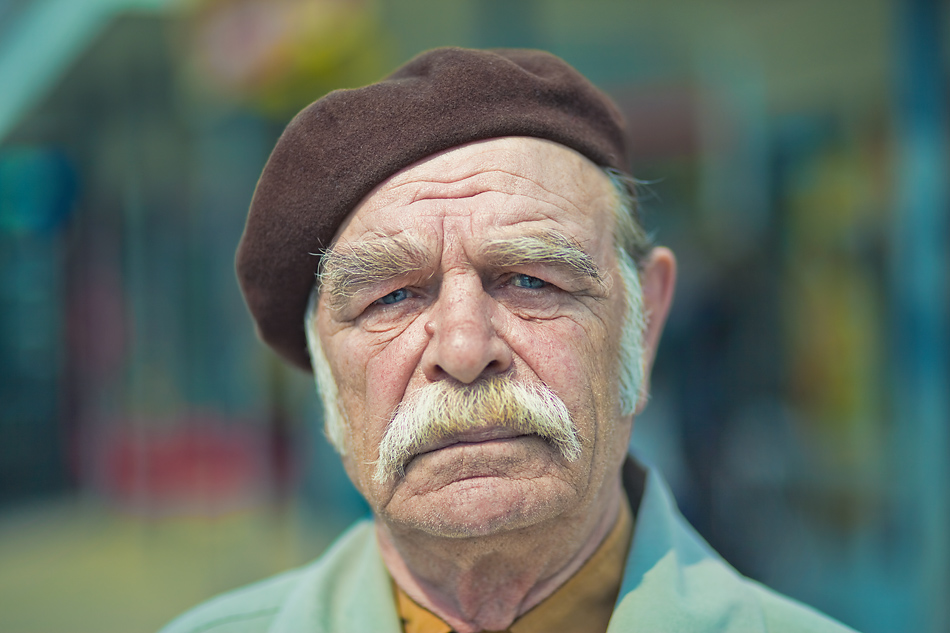
#> input picture image1.jpg, 950 x 633 px
$ jupyter execute --allow-errors cartoon_effect_on_image_opencv.ipynb
#> lines starting #> are read from the running program, lines starting #| are printed output that depends on the picture; after the words box and inside, x2 and y2 are one past the last pixel; in counts of white or black regions, pixels touching at a corner belong together
<a href="https://colab.research.google.com/github/Nevil844/cartoon-effect-on-image-opencv/blob/main/cartoon_effect_on_image_opencv.ipynb" target="_parent"></a>

[cell 1]
import cv2
import sys
import numpy as np
import matplotlib.pyplot as plt

[cell 2]
def cartoonify(ImagePath):
#> called with ImagePath = 'image1.jpg'
    originalmage = cv2.imread(ImagePath)
#> originalmage is the input picture: shape (633, 950, 3); mean B, G, R 100.8, 110.2, 100.4
    originalmage = cv2.cvtColor(originalmage, cv2.COLOR_BGR2RGB)
# check if the image is chosen
    if originalmage is None:
        print("Can not find any image. Choose appropriate file")
        sys.exit()
    ReSized1 = cv2.resize(originalmage, (960, 540))
    grayScaleImage = cv2.cvtColor(originalmage, cv2.COLOR_BGR2GRAY)
    ReSized2 = cv2.resize(grayScaleImage, (960, 540))
#applying median blur to smoothen an image
    smoothGrayScale = cv2.medianBlur(grayScaleImage, 5)
    ReSized3 = cv2.resize(smoothGrayScale, (960, 540))
#retrieving the edges for cartoon effect
    getEdge = cv2.adaptiveThreshold(smoothGrayScale, 255,
      cv2.ADAPTIVE_THRESH_MEAN_C,
      cv2.THRESH_BINARY, 9, 9)
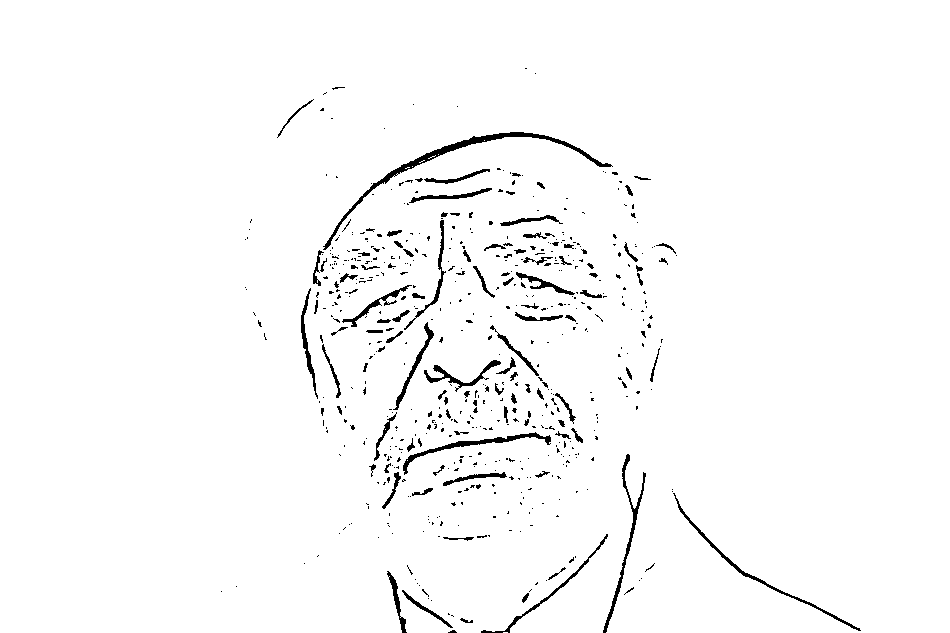
#> getEdge: shape (633, 950); 97.6% white; 590 black regions (489 under 20 px), largest, box (x1, y1, x2, y2) and area: (323, 132, 613, 250) 1552, (403, 432, 551, 475) 694, (603, 454, 646, 633) 686
    ReSized4 = cv2.resize(getEdge, (960, 540))
#applying bilateral filter to remove noise
    #and keep edge sharp as required
    colorImage = cv2.bilateralFilter(originalmage, 9, 300, 300)
    ReSized5 = cv2.resize(colorImage, (960, 540))
    #masking edged image with our "BEAUTIFY" image
    cartoonImage = cv2.bitwise_and(colorImage, colorImage, mask=getEdge)
    ReSized6 = cv2.resize(cartoonImage, (960, 540))

#Plotting the whole transition
    images=[ReSized1, ReSized2, ReSized3, ReSized4, ReSized5, ReSized6]
    fig, axes = plt.subplots(3,2, figsize=(8,8), subplot_kw={'xticks':[], 'yticks':[]}, gridspec_kw=dict(hspace=0.1, wspace=0.1))
    for i, ax in enumerate(axes.flat):
        ax.imshow(images[i], cmap='gray')
    plt.show()

[cell 3]
cartoonify('image1.jpg')

[cell 4]
cartoonify('image2.jpg')
#> call 2 of cartoonify, with ImagePath = 'image2.jpg'
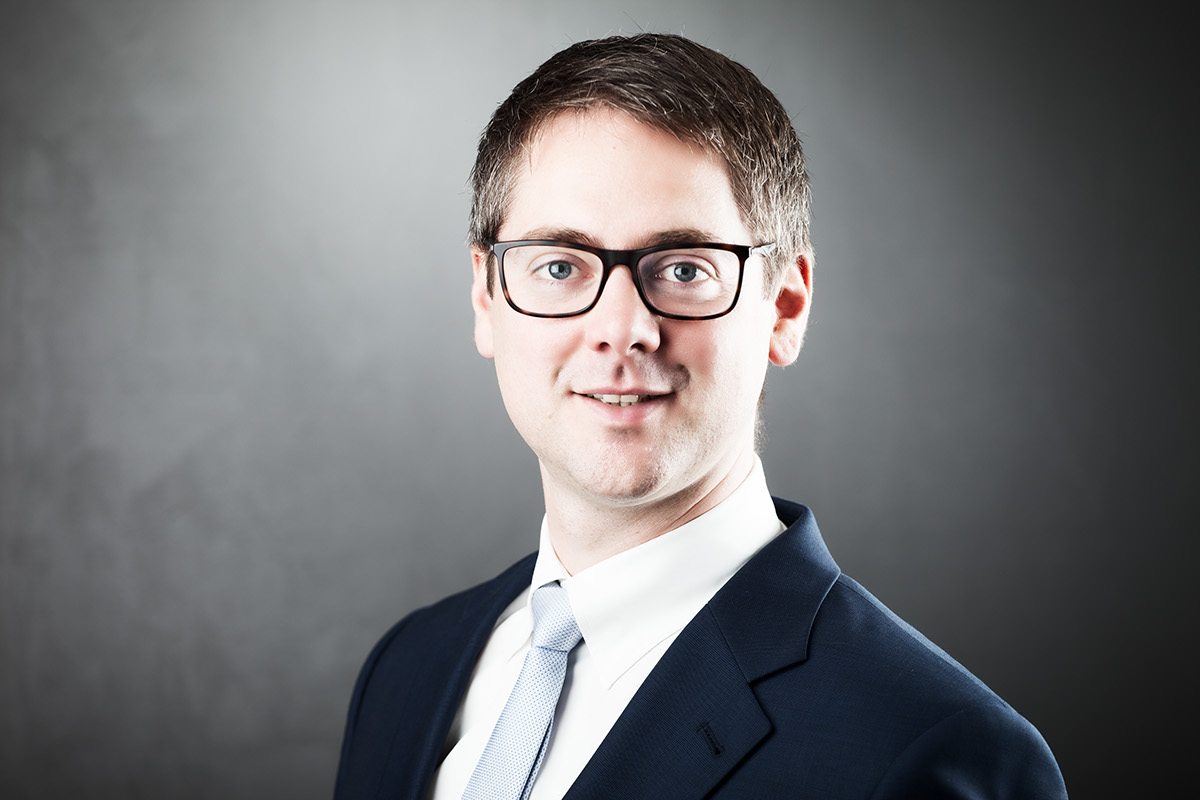
#> input picture image2.jpg, 1200 x 800 px
#> in cartoonify, originalmage is the input picture: shape (800, 1200, 3); mean B, G, R 115.9, 114.1, 114.1
#> in cartoonify (call 2), `getEdge = cv2.adaptiveThreshold(smoothGrayScale, 255, cv2.ADAPTIVE_THR..`: getEdge: shape (800, 1200); 97.2% white; 562 black regions (437 under 20 px), largest, box (x1, y1, x2, y2) and area: (499, 231, 750, 321) 3251, (334, 267, 546, 800) 2687, (562, 425, 808, 800) 2081
#> in cartoonify (call 2), `ReSized6 = cv2.resize(cartoonImage, (960, 540))`:
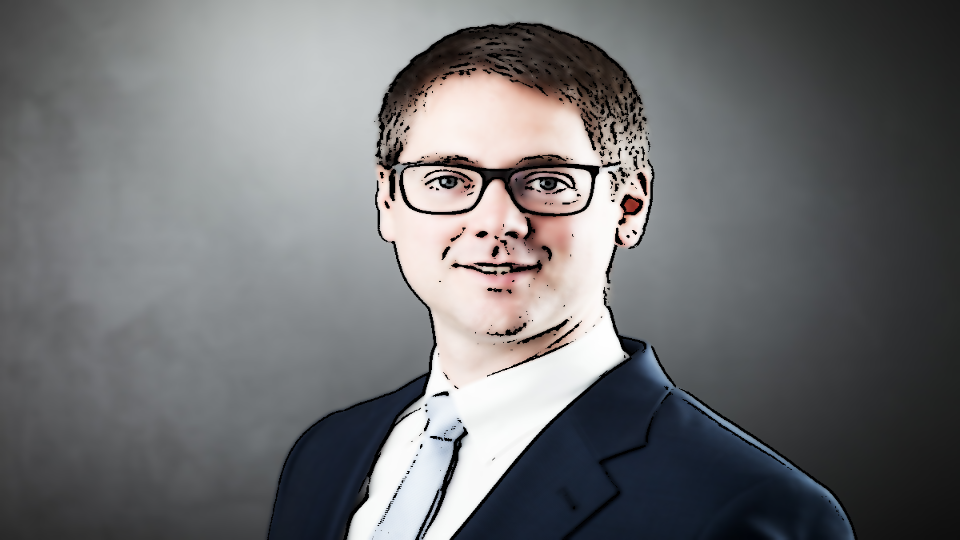
#> ReSized6: shape (540, 960, 3); mean R, G, B 111.1, 111.5, 113.3

#> (a cell that did not finish here is left out)


[cell 6]
cartoonify('image4.jpg')
#> call 4 of cartoonify, with ImagePath = 'image4.jpg'
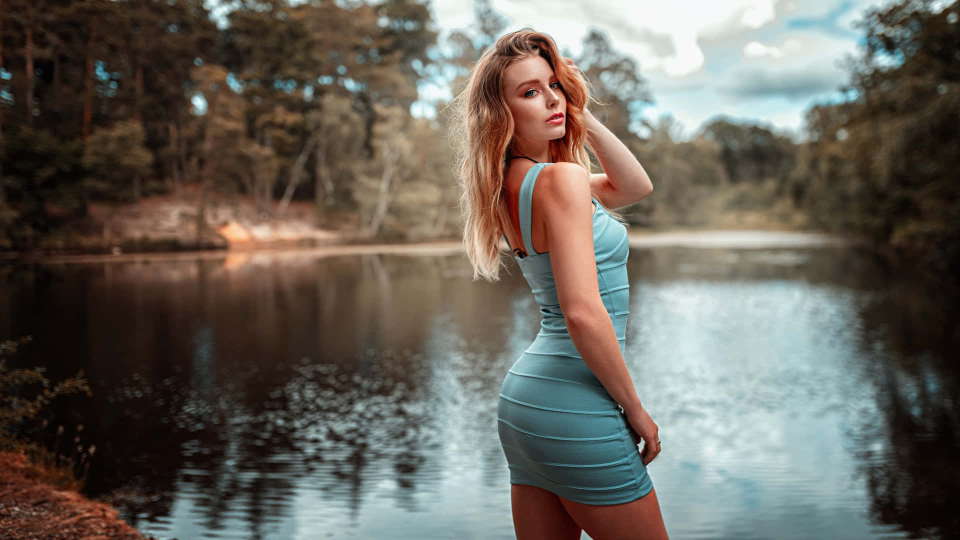
#> input picture image4.jpg, 1920 x 1080 px (shown at 1/2 size)
#> in cartoonify, originalmage is the input picture: shape (1080, 1920, 3); mean B, G, R 91, 99.4, 104.2
#> in cartoonify (call 4), `getEdge = cv2.adaptiveThreshold(smoothGrayScale, 255, cv2.ADAPTIVE_THR..`: getEdge: shape (1080, 1920); 97.3% white; 1879 black regions (1340 under 20 px), largest, box (x1, y1, x2, y2) and area: (1151, 808, 1338, 1080) 2237, (1033, 95, 1166, 335) 2116, (995, 840, 1086, 1080) 1210
#> in cartoonify (call 4), `ReSized4 = cv2.resize(getEdge, (960, 540))`:
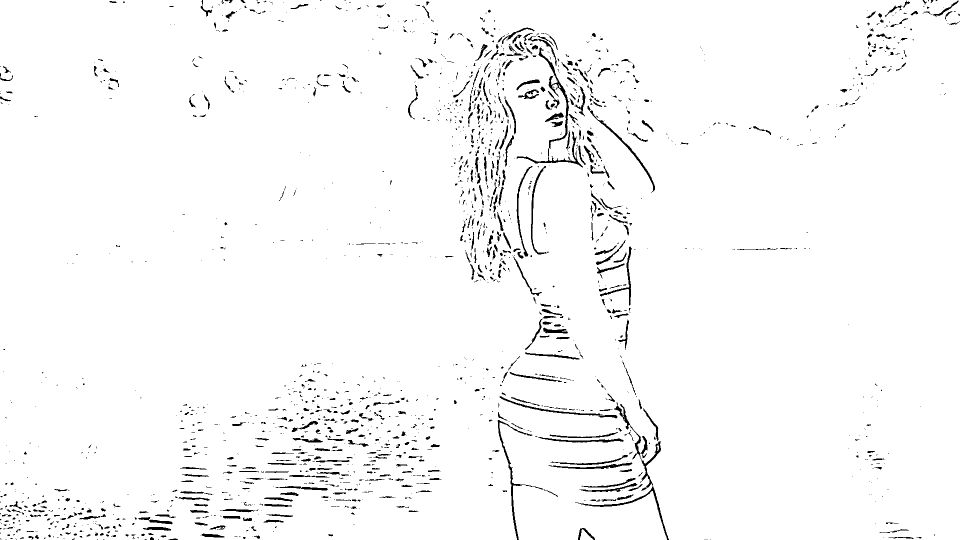
#> ReSized4: shape (540, 960); min 0, max 255, mean 248.2

[cell 7]
cartoonify('image5.jpg')
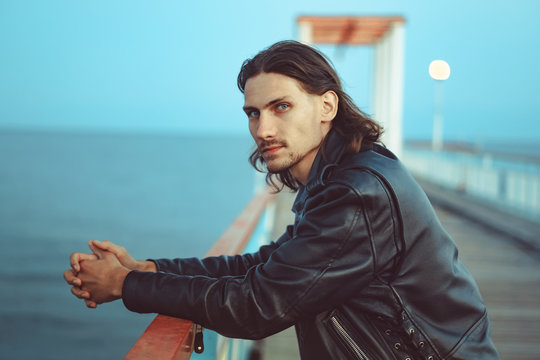
#> input picture image5.jpg, 540 x 360 px
#> in cartoonify, originalmage is the input picture: shape (360, 540, 3); mean B, G, R 152.8, 145.3, 112.6
#> in cartoonify (call 5), `ReSized1 = cv2.resize(originalmage, (960, 540))`:
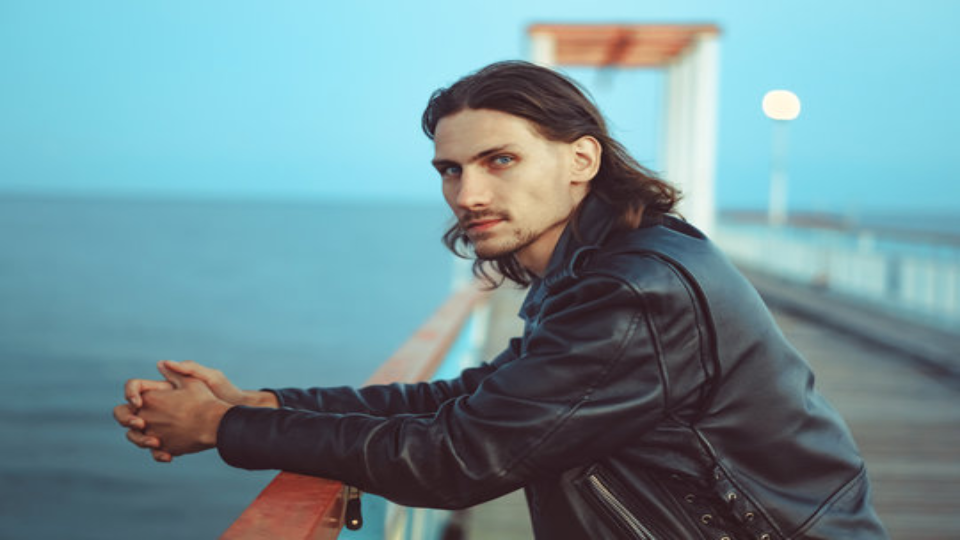
#> ReSized1: shape (540, 960, 3); mean R, G, B 112.6, 145.3, 152.8
#> in cartoonify (call 5), `grayScaleImage = cv2.cvtColor(originalmage, cv2.COLOR_BGR2GRAY)`:
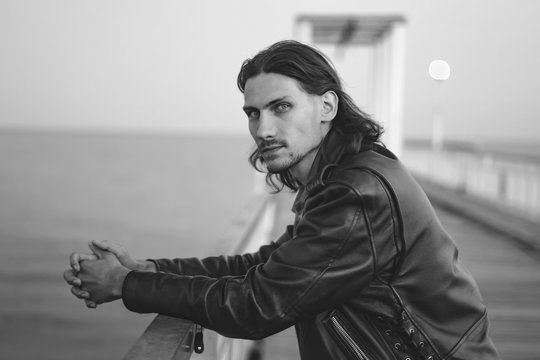
#> grayScaleImage: shape (360, 540); min 5, max 254, mean 143.8
#> in cartoonify (call 5), `ReSized2 = cv2.resize(grayScaleImage, (960, 540))`:
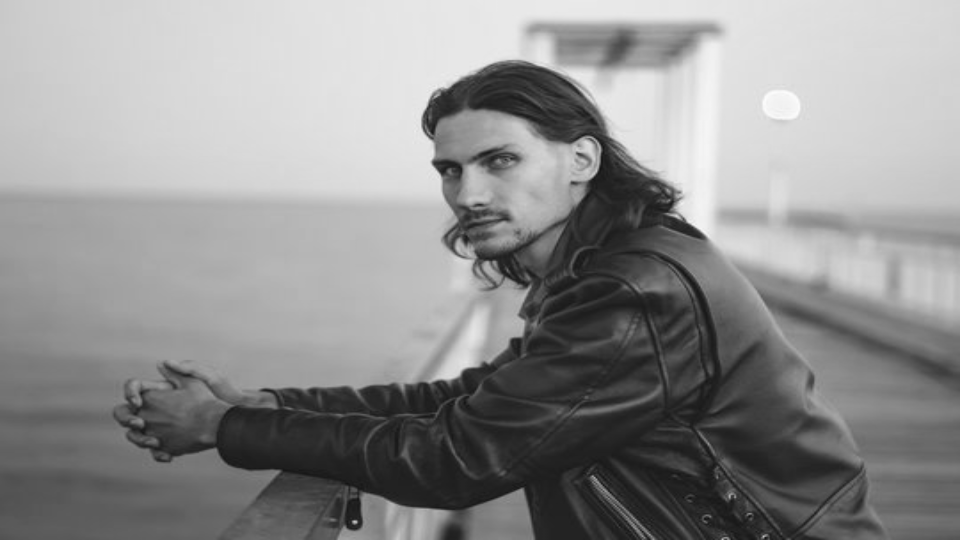
#> ReSized2: shape (540, 960); min 17, max 253, mean 143.8
